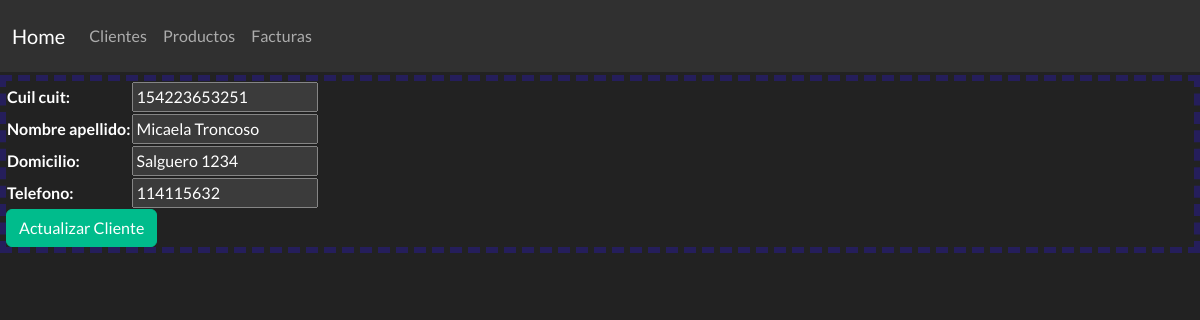
The app's page /appProductos/update_cliente/1 with its own data.
### appProductos/models.py (models this page shows, shortened)
class Clientes (models.Model):
    cuil_cuit = models.CharField(max_length=40)
    nombre_apellido = models.CharField(max_length=40)
    domicilio = models.CharField(max_length=40)
    telefono = models.IntegerField()

### appProductos/views.py (the view)
# urls.py: path('update_cliente/<cliente_id>', update_cliente),
def update_cliente (request, cliente_id):
    cliente = Clientes.objects.get(id = cliente_id)
    if request.method == 'POST':
        formulario = form_clientes(request.POST)
        if formulario.is_valid():
            informacion = formulario.cleaned_data
            cliente.cuil_cuit = informacion['cuil_cuit']
            cliente.nombre_apellido = informacion['nombre_apellido']
            cliente.domicilio = informacion['domicilio']
            cliente.telefono = informacion['telefono']
            cliente.save()
            return redirect('/appProductos/clientes')
    else:
        formulario = form_clientes(initial={'cuil_cuit': cliente.cuil_cuit, 'nombre_apellido': cliente.nombre_apellido, 'domicilio': cliente.domicilio, 'telefono': cliente.telefono})
    return render(request, "clientesCRUD/update_cliente.html", {"formulario":formulario})

### appProductos/forms.py
class form_clientes (forms.Form):
    cuil_cuit = forms.CharField(max_length=40)
    nombre_apellido = forms.CharField(max_length=40)
    domicilio = forms.CharField(max_length=40)
    telefono = forms.IntegerField()

### appProductos/template/clientesCRUD/update_cliente.html
{% extends "home.html" %}
{% load static %}
{% block contenido %}
<form method="POST">{% csrf_token %}
    <table>
        {{ formulario.as_table }}
    </table>
    <button type="submit" class="btn btn-success" >Actualizar Cliente</button>
</form>
{% endblock %}

### records on screen
Clientes: cuil_cuit "154223653251", nombre_apellido "Micaela Troncoso", domicilio "Salguero 1234", telefono "114115632"
